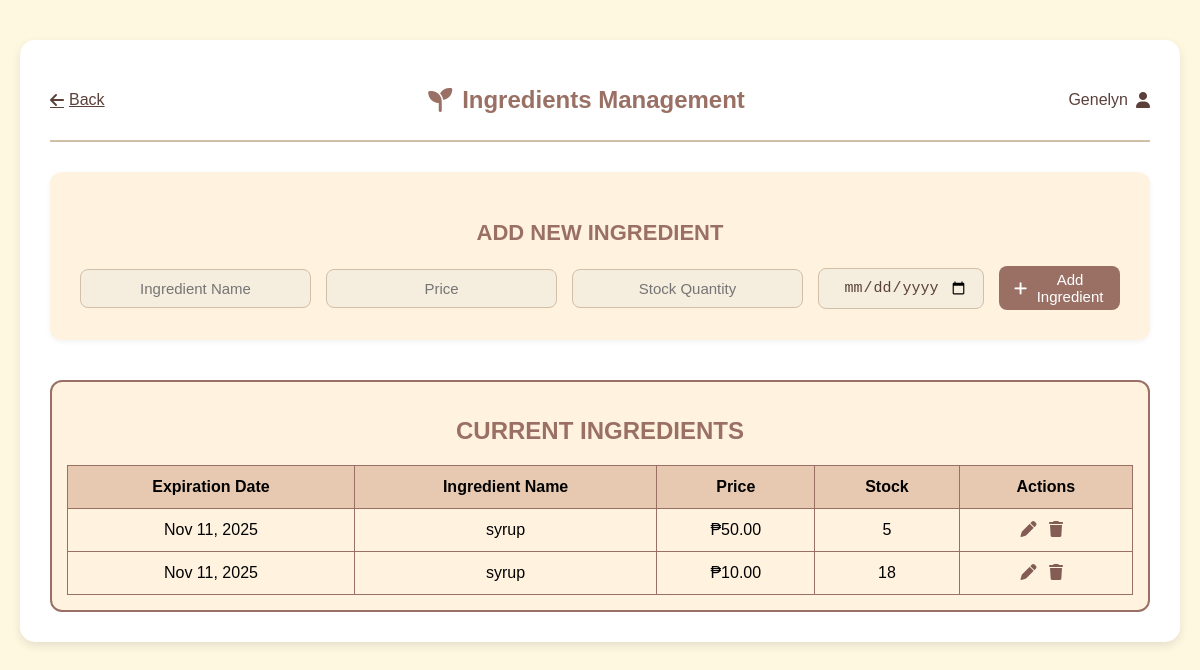
Screenshot of /ingredients/ (signed in) with the database file from the repository.
### dashboard/models.py (models this page shows, shortened)
class Ingredient(models.Model):
    name = models.CharField(max_length=100)
    price = models.DecimalField(max_digits=8, decimal_places=2)
    quantity = models.PositiveIntegerField()
    expiration_date = models.DateField()

### dashboard/views.py (the view, shortened to what this page needs)
# urls.py: path('ingredients/', views.ingredients, name='ingredients'),
def ingredients(request):
    ingredients = Ingredient.objects.all().order_by('name')
    ingredient_to_edit = None
    if 'edit' in request.GET:
        ingredient_to_edit = Ingredient.objects.get(id=request.GET['edit'])
    return render(request, 'dashboard/ingredients.html', {
        'ingredients': ingredients,
        'ingredient_to_edit': ingredient_to_edit
    })

### dashboard/templates/dashboard/ingredients.html (shortened to what this page needs)
{% load static %}
<!DOCTYPE html>
<html lang="en">
<head>
  <link rel="stylesheet" href="{% static 'css/ingredients.css' %}">
  <link rel="stylesheet" href="https://cdnjs.cloudflare.com/ajax/libs/font-awesome/6.5.0/css/all.min.css">
</head>
<body>
  <div class="container">
    <header class="header">
      <a href="{% url 'home' %}" class="back-btn">
        <i class="fa-solid fa-arrow-left"></i> Back
      </a>
      <h1><i class="fa-solid fa-seedling"></i> Ingredients Management</h1>
      <div class="admin-profile">
        <span>{{ request.user.username|title }}</span>
        <i class="fa-solid fa-user"></i>
      </div>
    </header>
    <section class="add-form">
      <h2>ADD NEW INGREDIENT</h2>
      <form method="POST" action="{% url 'ingredients' %}">
        <input type="text" name="name" placeholder="Ingredient Name" required>
        <input type="number" name="price" placeholder="Price" step="0.01" required>
        <input type="number" name="quantity" placeholder="Stock Quantity" min="0" required>
        <input type="date" name="expiration_date" placeholder="Expiration Date" required>
        <button type="submit" class="add-btn">
          <i class="fa-solid fa-plus"></i> Add Ingredient
        </button>
      </form>
    </section>
    <section class="ingredient-list">
      <h2>CURRENT INGREDIENTS</h2>
      <table>
        <thead>
          <tr>
            <th>Expiration Date</th>
            <th>Ingredient Name</th>
            <th>Price</th>
            <th>Stock</th>
            <th>Actions</th>
          </tr>
        </thead>
        <tbody>
          {% for ingredient in ingredients %}
            <tr>
              {% if ingredient_to_edit and ingredient_to_edit.id == ingredient.id %}
                <form method="POST" action="{% url 'ingredients' %}" class="inline-edit-form">
                  {% csrf_token %}
                  <td>
                    <input type="date" name="expiration_date" value="{{ ingredient.expiration_date|date:'Y-m-d' }}">
                  </td>
                  <td>
                    <input type="text" name="name" value="{{ ingredient.name }}">
                  </td>
                  <td>
                    <input type="number" name="price" value="{{ ingredient.price }}" step="0.01">
                  </td>
                  <td>
                    <input type="number" name="quantity" value="{{ ingredient.quantity }}">
                  </td>
                  <td class="actions">
                    <button type="submit" name="action" value="update_ingredient">Save</button>
                    <a href="{% url 'ingredients' %}" class="cancel-btn">Cancel</a>
                    <input type="hidden" name="ingredient_id" value="{{ ingredient.id }}">
                      </td>
                    </form>
                  {% else %}
                    <td>{{ ingredient.expiration_date|date:"M d, Y" }}</td>
                    <td>{{ ingredient.name }}</td>
                    <td>₱{{ ingredient.price|floatformat:2 }}</td>
                    <td>{{ ingredient.quantity }}</td>
                    <td class="actions">
                      <a href="{% url 'ingredients' %}?edit={{ ingredient.id }}" title="Edit">
                        <i class="fa-solid fa-pen"></i>
                      </a>
                      <a href="{%url 'delete_ingredient' ingredient.id %}"
                        onclick="return confirm('Are you sure you want to delete {{ ingredient.name }}?')"
                        title="Delete">
                        <i class="fa-solid fa-trash"></i>
                      </a>
                    </td>
                   {% endif %}
                </tr>
              {% empty %}
                <tr>
                  <td colspan="5" class="no-data">No ingredients found.</td>
            </tr>
          {% endfor %}
        </tbody>
      </table>
    </section>
  </div>
</body>
</html>

### dashboard/static/css/ingredients.css (style rules this page uses)
body { font-family: 'Poppins', sans-serif; background-color: #fff8e1; margin: 0; padding: 0; }
.container { max-width: 1100px; margin: 40px auto; background: #fff; border-radius: 15px; box-shadow: 0 4px 10px rgba(0,0,0,0.1); padding: 30px; }
.header { display: flex; justify-content: space-between; align-items: center; border-bottom: 2px solid #d1bfa7; padding-bottom: 10px; margin-bottom: 20px; flex-wrap: wrap; gap: 10px; }
.header h1 { font-size: 24px; color: #9A7065; display: flex; align-items: center; gap: 10px; }
.back-btn { background: none; border: none; color: #5a4039; cursor: pointer; font-size: 16px; display: flex; align-items: center; gap: 5px; }
.admin-profile { display: flex; align-items: center; gap: 8px; color: #5a4039; }
.add-form { margin-top: 30px; padding: 30px; background: #fff3e0; border-radius: 12px; box-shadow: 0 2px 5px rgba(0,0,0,0.05); text-align: center; }
.add-form h2 { margin-bottom: 20px; color: #9A7065; font-size: 22px; font-weight: 600; }
.add-form form { display: flex; justify-content: center; align-items: center; gap: 15px; flex-wrap: nowrap; flex-shrink: 0; }
.add-form input { width: 200px; padding: 10px 15px; border: 1px solid #d1bfa7; border-radius: 8px; font-size: 15px; text-align: center; background-color: #f5eddd; color: #5a4039; }
input[type="date"] { width: 200px; padding: 10px 15px; border: 1px solid #d1bfa7; border-radius: 8px; font-size: 15px; text-align: center; background-color: #f5eddd; color: #5a4039; }
.add-btn { background-color: #9A7065; color: white; border: none; padding: 10px 15px; border-radius: 8px; cursor: pointer; transition: 0.2s; font-weight: 500; display: flex; align-items: center; justify-content: center; gap: 8px; height: 44px; width: 200px; font-size: 15px; }
.ingredient-list { margin-top: 40px; overflow-x: auto; border: 2px solid #9A7065; border-radius: 12px; padding: 15px; background-color: #fff3e0; }
.ingredient-list h2 { color: #9A7065; text-align: center; }
.ingredient-list table { width: 100%; border-collapse: collapse; margin-top: 15px; min-width: 600px; text-align: center; }
.ingredient-list th, .ingredient-list td { padding: 12px 15px; border: 1px solid #9A7065; vertical-align: middle; }
.ingredient-list th { background-color: #e7c8b0; font-weight: 600; text-align: center; }
.actions a, .actions button { margin-right: 8px; color: #835d53; text-decoration: none; font-size: 16px; border: none; background: none; cursor: pointer; }

### dashboard/templates/dashboard/ingredients.html (style rules this page uses)
input[type=number] { -moz-appearance: textfield; }

### rows the page displays
Ingredient: expiration_date "Nov 11, 2025", name "syrup", price "50.00", quantity "5"
Ingredient: expiration_date "Nov 11, 2025", name "syrup", price "10.00", quantity "18"

### other values shown
{{ request.user.username|title }} "Genelyn"
